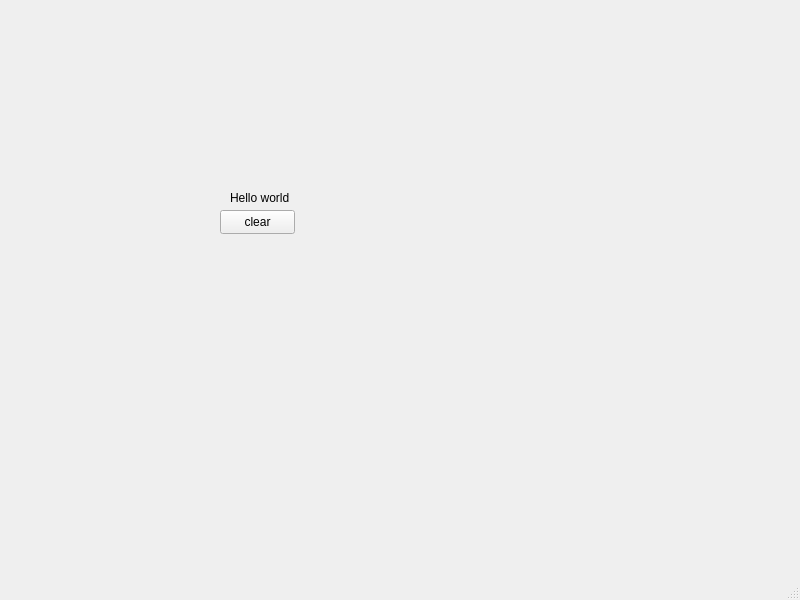
<?xml version="1.0" encoding="UTF-8"?>
<ui version="4.0">
 <class>MainWindow</class>
 <widget class="QMainWindow" name="MainWindow">
  <property name="geometry">
   <rect>
    <x>0</x>
    <y>0</y>
    <width>800</width>
    <height>600</height>
   </rect>
  </property>
  <property name="windowTitle">
   <string>MainWindow</string>
  </property>
  <widget class="QWidget" name="centralwidget">
   <widget class="QLabel" name="lblHello">
    <property name="geometry">
     <rect>
      <x>230</x>
      <y>190</y>
      <width>71</width>
      <height>16</height>
     </rect>
    </property>
    <property name="text">
     <string>Hello world</string>
    </property>
   </widget>
   <widget class="QPushButton" name="btnClear">
    <property name="geometry">
     <rect>
      <x>220</x>
      <y>210</y>
      <width>75</width>
      <height>24</height>
     </rect>
    </property>
    <property name="text">
     <string>clear</string>
    </property>
   </widget>
  </widget>
  <widget class="QMenuBar" name="menubar">
   <property name="geometry">
    <rect>
     <x>0</x>
     <y>0</y>
     <width>800</width>
     <height>22</height>
    </rect>
   </property>
  </widget>
  <widget class="QStatusBar" name="statusbar"/>
 </widget>
 <resources/>
 <connections/>
</ui>
